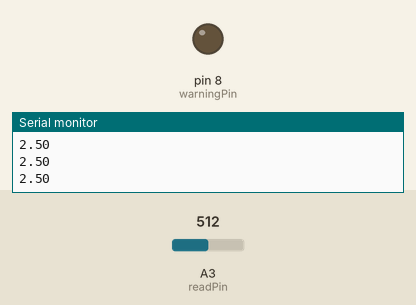
Bench run of a sketch on a simulated Arduino Uno, built with avr-gcc and run on an emulated ATmega328P. Shown: output pins drawn as LEDs (lit = HIGH), the last lines printed to the serial monitor. Inputs (shaded band) come from the test bench; at power-on: A3 (readPin) = 512.

Above: at 1.2 s.
1.3 s: A3 (readPin) set to 809
2.8 s: A3 (readPin) set to 836
At 3.5 s:
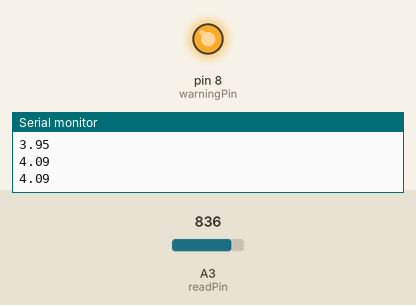
4.5 s: A3 (readPin) set to 716
At 4.8 s:
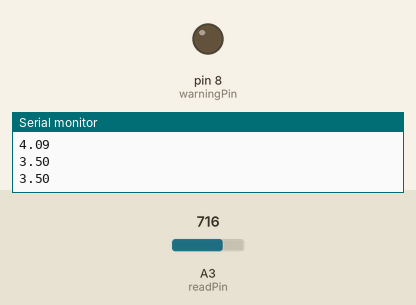
6.0 s: A3 (readPin) set to 900
At 7.2 s:
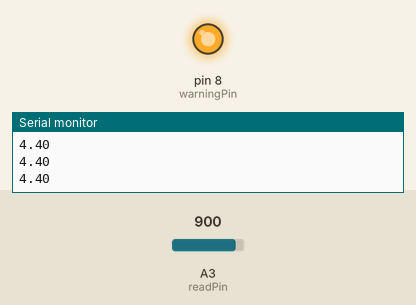
Timing chart, 0 to 8.5 s (numbered marks = the images above; inputs shaded):
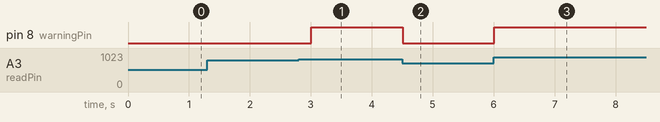

Measured:
- the behaviour switches between 818 and 819 on A3 (readPin) (found by bisection; images 0 and 1)
- after the input at 2.8 s, pin 8 (warningPin): LOW → HIGH after 0.21 s
- after the input at 4.5 s, pin 8 (warningPin): HIGH → LOW at once
- after the input at 6.0 s, pin 8 (warningPin): LOW → HIGH at once

The sketch:

Potentiometers___if_statements.ino
```cpp
int readPin = A3;
int warningPin = 8;
float V2 = 0;
int delayTime = 250;

void setup() {
  // put your setup code here, to run once:
  pinMode(readPin, INPUT);
  pinMode(warningPin, OUTPUT);
  Serial.begin(9600);
}

void loop() {
  // put your main code here, to run repeatedly:
  int readVal = analogRead(readPin);
  V2 = (float)readVal/1023 * 5;
  Serial.println(V2);

  if(V2 > 4.0){
    digitalWrite(warningPin, HIGH);
  } else {
    digitalWrite(warningPin, LOW);
  }

  delay(delayTime);
}
```
